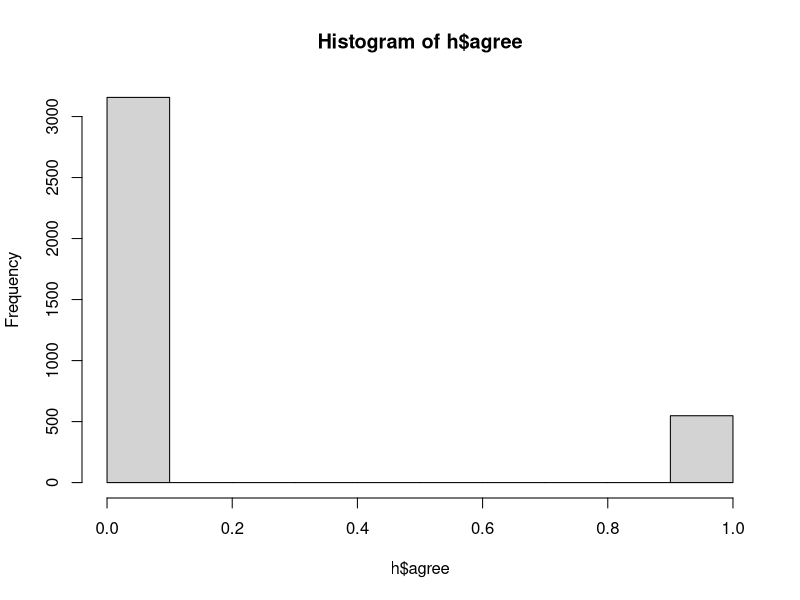

This chart was generated by the following R code:
## ---- chunk 1
library(ggplot2)
library(lmtest)
library(foreign)
## ---- chunk 2
setwd("~/science/econometrix/em301/sem_01_logit_plita/")
## ---- chunk 3
h <- read.dta("mesto_jenshini.dta")
## ---- chunk 4
head(h)
summary(h)
## ---- chunk 5
summary(h$adjinc)
## ---- chunk 6
hist(h$agree)
## ---- chunk 7
m1 <- glm(agree~age+adjinc+nsibs,
          data=h,
          family=binomial(link="logit"))
summary(m1)
## ---- chunk 8
new <- data.frame(age=c(20,24),
                  adjinc=c(16000,4000),
                  nsibs=c(2,5))
new
## ---- chunk 9
predict(m1,new,type="response")
## ---- chunk 10
forecast <- predict(m1,new,type="response",se.fit=TRUE)
new$hat.p <- forecast$fit
new$hat.p.se <- forecast$se.fit
z.crit <- qnorm(0.975)
new$ci.left <- new$hat.p - z.crit * new$hat.p.se
new$ci.right <- new$hat.p + z.crit * new$hat.p.se
new
## ---- chunk 11
m2 <- glm(agree~age+age2+adjinc+nsibs,
          data=h,
          family=binomial(link="logit"))
lrtest(m1,m2)
## ---- chunk 12
waldtest(m1,m2,test="Chisq")
